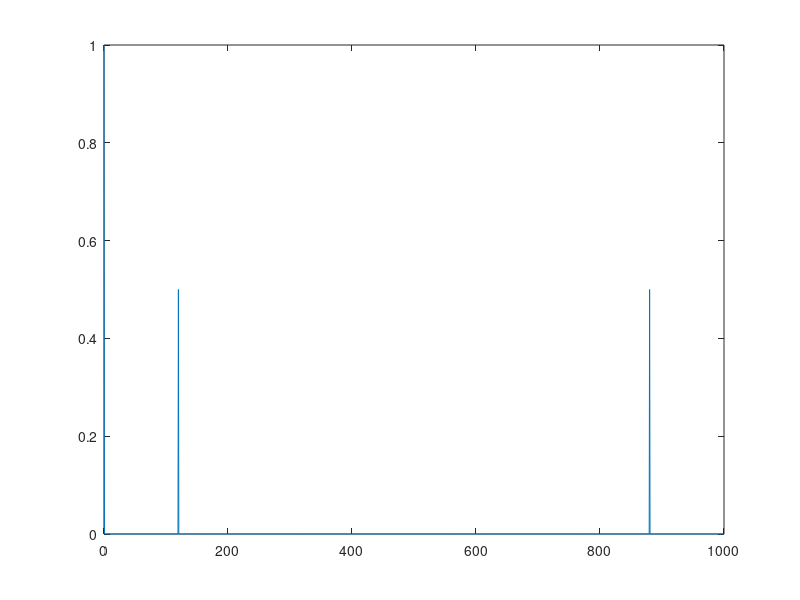
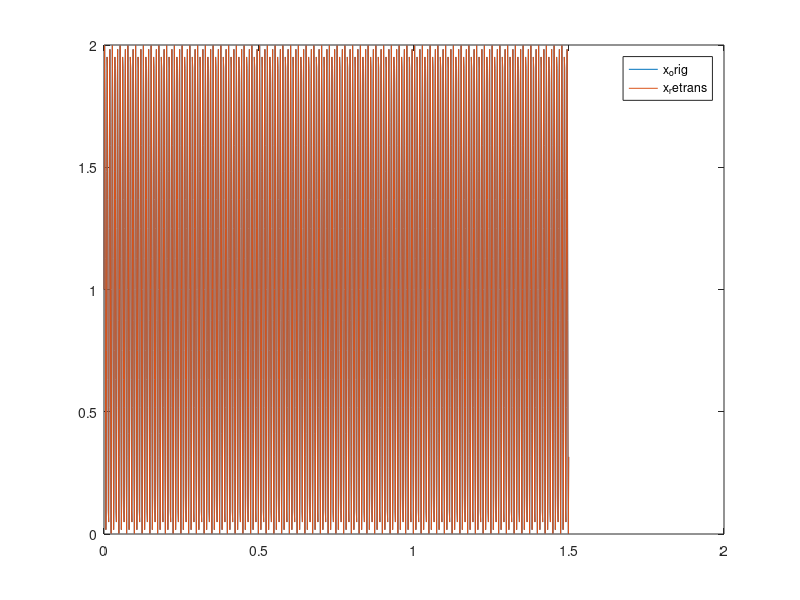
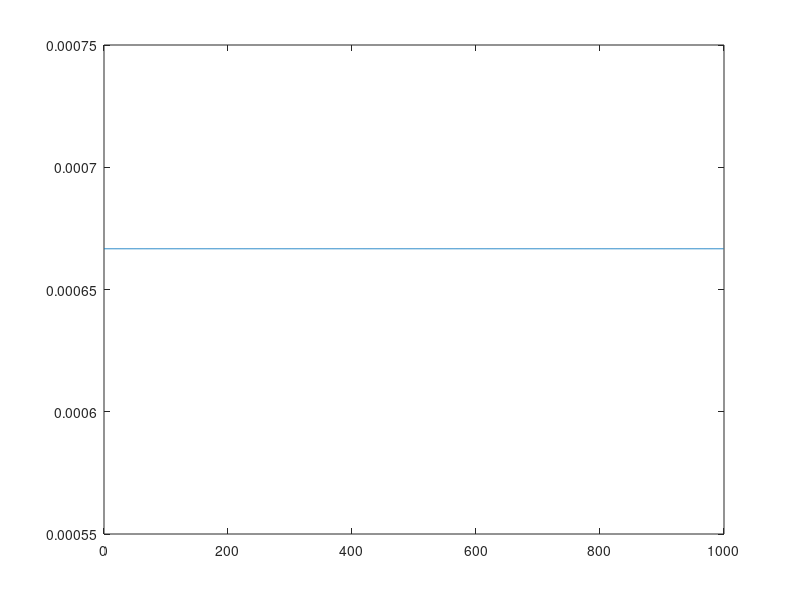
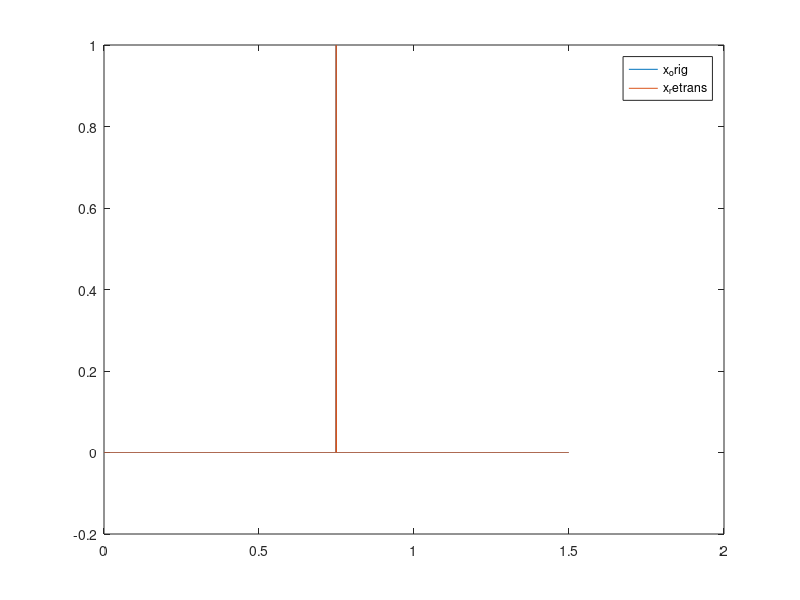

The MATLAB source for these figures, in order: (Note: this script raises an error after producing the figures.)
Fs = 1000;            % Sampling frequency                    
T = 1/Fs;             % Sampling period       
L = 1500;             % Length of signal
t = (0:L-1)*T;        % Time vector
X = sin(2*pi*120*t) + 1;
Y = fft(X) / L;

Y_mag = abs(Y);
f_bins = (0:L-1)/L * Fs;
figure
plot(f_bins, Y_mag);

x_retrans = ifft(Y * L);
figure
plot(t, X);
hold on
plot(t, x_retrans);
legend('x_orig','x_retrans');
x_diff = x_retrans - X;
max(abs(x_diff))

%% fft shift


Fs = 1000;            % Sampling frequency                    
T = 1/Fs;             % Sampling period       
L = 1500;             % Length of signal
t = (0:L-1)*T;        % Time vector
X = zeros(1,L);
X(L/2) = 1;
Y = fft(X) / L;

Y_mag = abs(Y);
f_bins = (0:L-1)/L * Fs;
figure
plot(f_bins, Y_mag);

x_retrans = ifft(Y * L);
figure
plot(t, X);
hold on
plot(t, x_retrans);
legend('x_orig','x_retrans');
x_diff = x_retrans - X;
max(abs(x_diff))


%% fft self imple, shift
clear;

Fs = 100;            % Sampling frequency                    
T = 1/Fs;             % Sampling period       
L = 1500;             % Length of signal
t = (0:L-1)*T;        % Time vector
f0 = 1;
X = sin(2*pi*f0 * t);
X(L/2) = 1;
Y = fft(X) / L;
Y = Y .* exp(-j * pi*Fs/(2*f0)).^((0:L-1)/L);

Z = sin(2 * pi * f0 /Fs * ((0:L-1) + Fs / (4 * f0)));

Y_mag = abs(Y);
f_bins = (0:L-1)/L * Fs;
figure
plot(f_bins, Y_mag);

x_retrans = ifft(Y * L);
figure
plot(t, X);
% hold on
figure
plot(t, x_retrans);
legend("x_retrans");

figure
plot(t, Z);
legend('Z')
% legend('x_orig','x_retrans');
% x_diff = x_retrans - X;
% max(abs(x_diff))

%% ifft shift

V = [1 2 3 4 5 6 7];
X = fft(V);
A = fftshift(X);

B = ifftshift(A);
ifft(B)
% Y = ifft(ifftshift(X))

%% cpsd

% openExample('signal/CPSDOfColoredNoiseSignalsExample')
r = randn(16384,1);
a = xcorr2(r);
plot((-16383):16383,a)
%% 
hx = fir1(30,0.2,rectwin(31));
x = filter(hx,1,r);

hy = ones(1,10)/sqrt(10);
y = filter(hy,1,r);

[a,b] = cpsd(x,y,triang(500),250,1024);

plot(b,abs(a))

%% ifft

ff_ = [1, 1+i, 2, 2, 1-i, 1];
tt = ifft(ff_)

%% rcosdesign

% first is rolloff factor
% second is the number of symbols
% third is the sampled freq, so 2 means that the span in frequency is -pi/2
% to pi/2
h = rcosdesign(0.2,10,4) * 10;
plotDFT_rad(h,'h')